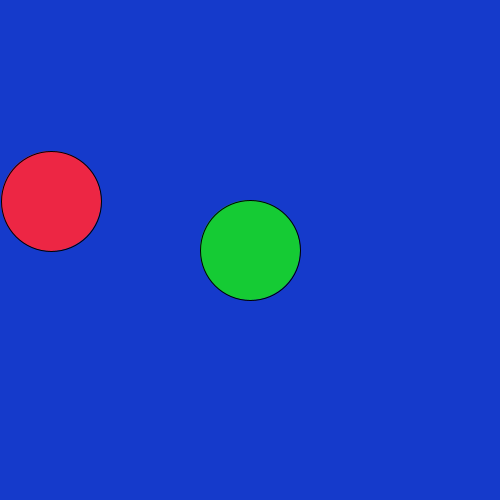
Frame 1 (no input)
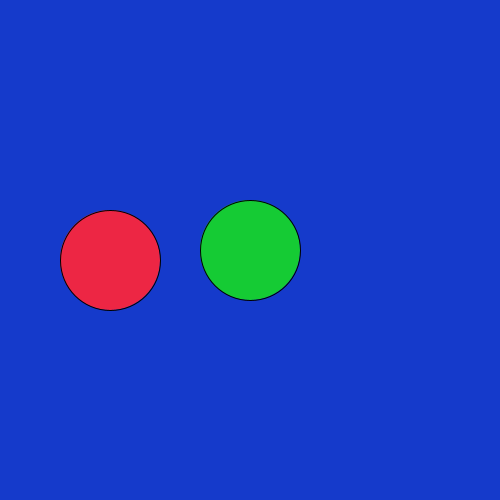
Frame 60 (the mouse pressed at the canvas centre just before this capture)
Frame 120 (the mouse held since frame 60 and released just before this capture): identical to frame 60, image omitted

The Processing sketch that drew these frames (run headless with seeded random() and noise(); from frame 60 on, the mouse is pressed at the canvas centre):

// Processing sketch: sketch_171006c
// ── sketch_171006c.pde
int y = 200;
int dx = 1;
int dy = 1;
int ballSize = 100;
int ballRadius = ballSize/2;
int x = ballRadius;


void setup() {
  size(500, 500);
}

void draw() {
  background(#153ACB);
  // Move x and y
  if (mousePressed == false) {
    x = x+dx;
    y = y+dy;
  }
  // Method 2
  if ((x >=width-ballRadius) || (x<ballRadius)) {
    dx = dx*-1;
  }
  if ((y >= height-ballRadius) || (y<ballRadius)) {
    dy = dy*-1;
  }

  if (x < width/2) {
    fill(#15CB34);
    ellipse(width/2, height/2, 100, 100);
  } else {
    fill(#3F4840);
    rectMode(CENTER);
    rect(width/2, height/2, 100, 100);
  }
  //draw the line
  fill(#ED2644);
  ellipse (x, y, ballSize, ballSize);
  println(" X ",x); 
   
}
